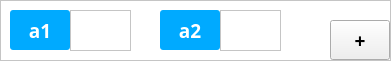
           <widget class="QFrame" name="right_frame_3">
            <property name="geometry">
             <rect>
              <x>10</x>
              <y>340</y>
              <width>391</width>
              <height>61</height>
             </rect>
            </property>
            <property name="styleSheet">
             <string notr="true">QFrame{

background:rgb(255, 255, 255);

}</string>
            </property>
            <property name="frameShape">
             <enum>QFrame::Shape::StyledPanel</enum>
            </property>
            <property name="frameShadow">
             <enum>QFrame::Shadow::Raised</enum>
            </property>
            <widget class="QPushButton" name="pushButton_70">
             <property name="geometry">
              <rect>
               <x>10</x>
               <y>10</y>
               <width>60</width>
               <height>40</height>
              </rect>
             </property>
             <property name="minimumSize">
              <size>
               <width>60</width>
               <height>40</height>
              </size>
             </property>
             <property name="maximumSize">
              <size>
               <width>60</width>
               <height>40</height>
              </size>
             </property>
             <property name="font">
              <font>
               <family>微软雅黑</family>
               <pointsize>14</pointsize>
               <bold>true</bold>
              </font>
             </property>
             <property name="styleSheet">
              <string notr="true">QPushButton {
     background-color:rgb(0, 170, 255);    
      color: white;      
     border-radius: 3px;          
           
}</string>
             </property>
             <property name="text">
              <string>a1</string>
             </property>
            </widget>
            <widget class="QPushButton" name="pushButton_71">
             <property name="geometry">
              <rect>
               <x>160</x>
               <y>10</y>
               <width>60</width>
               <height>40</height>
              </rect>
             </property>
             <property name="minimumSize">
              <size>
               <width>60</width>
               <height>40</height>
              </size>
             </property>
             <property name="maximumSize">
              <size>
               <width>60</width>
               <height>40</height>
              </size>
             </property>
             <property name="font">
              <font>
               <family>微软雅黑</family>
               <pointsize>14</pointsize>
               <bold>true</bold>
              </font>
             </property>
             <property name="styleSheet">
              <string notr="true">QPushButton {
     background-color:rgb(0, 170, 255);    
      color: white;      
     border-radius: 3px;          
           
}</string>
             </property>
             <property name="text">
              <string>a2</string>
             </property>
            </widget>
            <widget class="QPushButton" name="pushButton_72">
             <property name="geometry">
              <rect>
               <x>330</x>
               <y>20</y>
               <width>60</width>
               <height>40</height>
              </rect>
             </property>
             <property name="minimumSize">
              <size>
               <width>60</width>
               <height>40</height>
              </size>
             </property>
             <property name="maximumSize">
              <size>
               <width>60</width>
               <height>40</height>
              </size>
             </property>
             <property name="font">
              <font>
               <family>微软雅黑</family>
               <pointsize>14</pointsize>
               <bold>true</bold>
              </font>
             </property>
             <property name="styleSheet">
              <string notr="true"/>
             </property>
             <property name="text">
              <string>+</string>
             </property>
            </widget>
            <widget class="QTextEdit" name="textEdit_2">
             <property name="geometry">
              <rect>
               <x>70</x>
               <y>10</y>
               <width>61</width>
               <height>41</height>
              </rect>
             </property>
            </widget>
            <widget class="QTextEdit" name="textEdit_3">
             <property name="geometry">
              <rect>
               <x>220</x>
               <y>10</y>
               <width>61</width>
               <height>41</height>
              </rect>
             </property>
            </widget>
           </widget>
